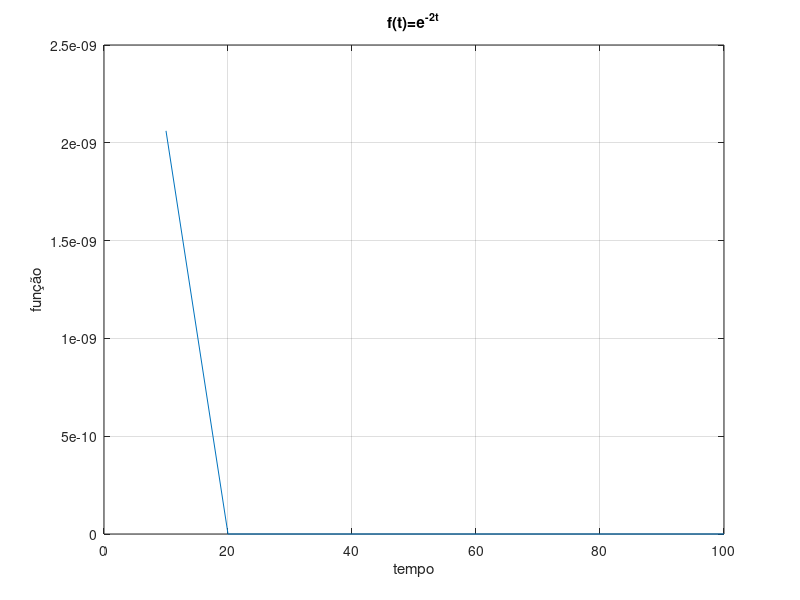
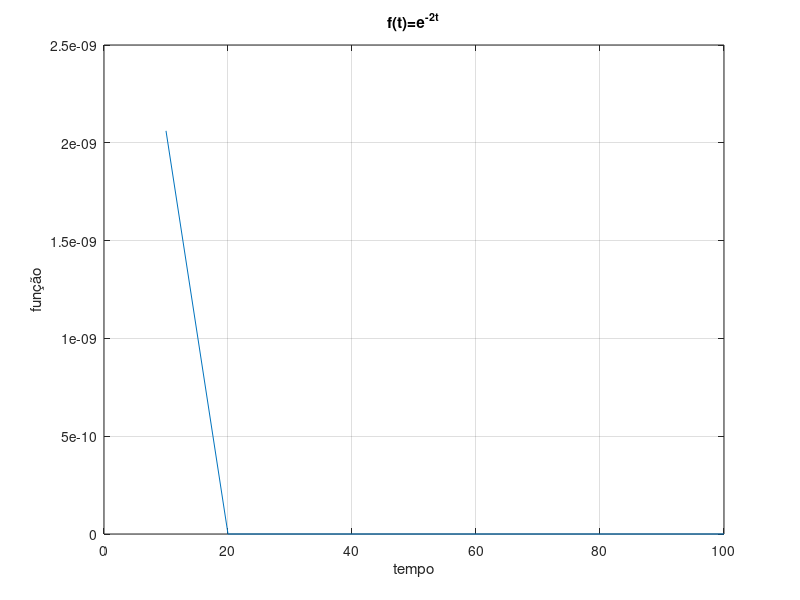

These charts were generated, in order, by the following MATLAB code:
clear; clc; close all;

%funções e gráficos 1.1

%faixa de valores para x
%de 10 a 100 com 10 pontos
x=linspace(10,100,10);

%1
y1=exp(x);

figure(1);
plot(x,y1);
grid on;
hold on;

title('f(x)=e^X');
xlabel('intervalo');
ylabel('função');

%2
y2=exp(-2.*x);

figure(2);
plot(x,y2);
grid on;
hold on;

title('f(t)=e^{-2t}');
xlabel('tempo');
ylabel('função');

%3
y2=exp(-2.*x);

figure(3);
plot(x,y2);
grid on;
hold on;

title('f(t)=e^{-2t}');
xlabel('tempo');
ylabel('função');
